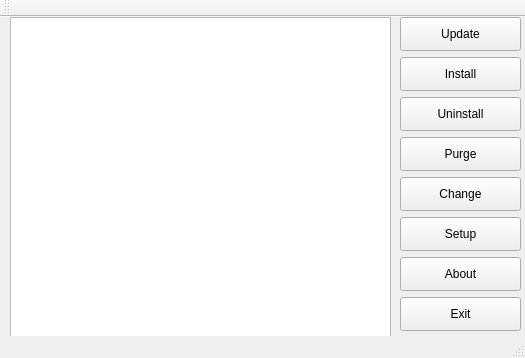
<?xml version="1.0" encoding="UTF-8"?>
<ui version="4.0">
 <class>MainWindow</class>
 <widget class="QMainWindow" name="MainWindow">
  <property name="geometry">
   <rect>
    <x>0</x>
    <y>0</y>
    <width>525</width>
    <height>358</height>
   </rect>
  </property>
  <property name="windowTitle">
   <string>MainWindow</string>
  </property>
  <widget class="QWidget" name="centralWidget">
   <widget class="QTableWidget" name="tableWidget">
    <property name="geometry">
     <rect>
      <x>10</x>
      <y>0</y>
      <width>381</width>
      <height>321</height>
     </rect>
    </property>
   </widget>
   <widget class="QPushButton" name="update">
    <property name="geometry">
     <rect>
      <x>400</x>
      <y>0</y>
      <width>121</width>
      <height>34</height>
     </rect>
    </property>
    <property name="text">
     <string>Update</string>
    </property>
   </widget>
   <widget class="QPushButton" name="install">
    <property name="geometry">
     <rect>
      <x>400</x>
      <y>40</y>
      <width>121</width>
      <height>34</height>
     </rect>
    </property>
    <property name="text">
     <string>Install</string>
    </property>
   </widget>
   <widget class="QPushButton" name="uninstall">
    <property name="geometry">
     <rect>
      <x>400</x>
      <y>80</y>
      <width>121</width>
      <height>34</height>
     </rect>
    </property>
    <property name="text">
     <string>Uninstall</string>
    </property>
   </widget>
   <widget class="QPushButton" name="purge">
    <property name="geometry">
     <rect>
      <x>400</x>
      <y>120</y>
      <width>121</width>
      <height>34</height>
     </rect>
    </property>
    <property name="text">
     <string>Purge</string>
    </property>
   </widget>
   <widget class="QPushButton" name="change">
    <property name="geometry">
     <rect>
      <x>400</x>
      <y>160</y>
      <width>121</width>
      <height>34</height>
     </rect>
    </property>
    <property name="text">
     <string>Change</string>
    </property>
   </widget>
   <widget class="QPushButton" name="setup">
    <property name="geometry">
     <rect>
      <x>400</x>
      <y>200</y>
      <width>121</width>
      <height>34</height>
     </rect>
    </property>
    <property name="text">
     <string>Setup</string>
    </property>
   </widget>
   <widget class="QPushButton" name="about">
    <property name="geometry">
     <rect>
      <x>400</x>
      <y>240</y>
      <width>121</width>
      <height>34</height>
     </rect>
    </property>
    <property name="text">
     <string>About</string>
    </property>
   </widget>
   <widget class="QPushButton" name="exit">
    <property name="geometry">
     <rect>
      <x>400</x>
      <y>280</y>
      <width>121</width>
      <height>34</height>
     </rect>
    </property>
    <property name="text">
     <string>Exit</string>
    </property>
   </widget>
  </widget>
  <widget class="QToolBar" name="mainToolBar">
   <attribute name="toolBarArea">
    <enum>TopToolBarArea</enum>
   </attribute>
   <attribute name="toolBarBreak">
    <bool>false</bool>
   </attribute>
  </widget>
  <widget class="QStatusBar" name="statusBar"/>
 </widget>
 <layoutdefault spacing="6" margin="11"/>
 <resources/>
 <connections/>
</ui>
